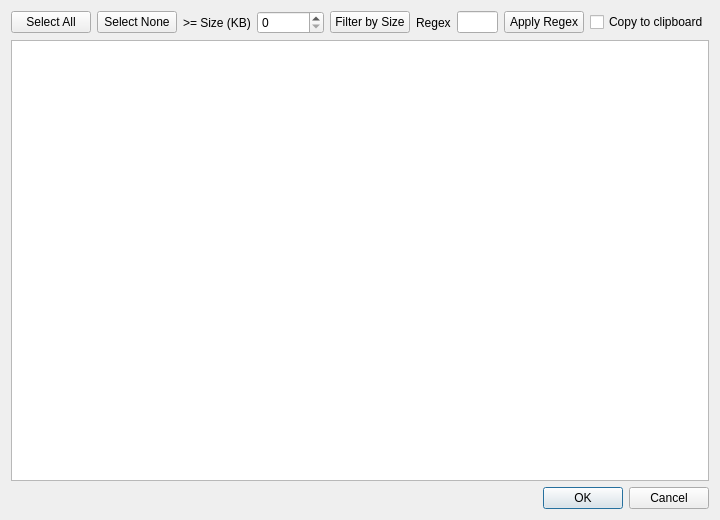
<?xml version="1.0" encoding="UTF-8"?>
<ui version="4.0">
 <class>FileBrowserDialog</class>
 <widget class="QDialog" name="FileBrowserDialog">
  <property name="geometry">
   <rect><x>0</x><y>0</y><width>720</width><height>520</height></rect>
  </property>
  <property name="windowTitle">
   <string>File Browser</string>
  </property>
  <layout class="QVBoxLayout" name="verticalLayout">
   <item>
    <layout class="QHBoxLayout" name="filterLayout">
     <item><widget class="QPushButton" name="selectAllButton"><property name="text"><string>Select All</string></property></widget></item>
     <item><widget class="QPushButton" name="selectNoneButton"><property name="text"><string>Select None</string></property></widget></item>
     <item><widget class="QLabel" name="sizeLabel"><property name="text"><string>&gt;= Size (KB)</string></property></widget></item>
     <item><widget class="QSpinBox" name="sizeSpin"><property name="maximum"><number>1048576</number></property><property name="value"><number>0</number></property></widget></item>
     <item><widget class="QPushButton" name="selectBySizeButton"><property name="text"><string>Filter by Size</string></property></widget></item>
     <item><widget class="QLabel" name="regexLabel"><property name="text"><string>Regex</string></property></widget></item>
     <item><widget class="QLineEdit" name="regexEdit"/></item>
     <item><widget class="QPushButton" name="regexApplyButton"><property name="text"><string>Apply Regex</string></property></widget></item>
     <item><widget class="QCheckBox" name="clipboardCheck"><property name="text"><string>Copy to clipboard</string></property></widget></item>
    </layout>
   </item>
   <item>
    <widget class="QTreeView" name="treeView">
     <property name="alternatingRowColors"><bool>true</bool></property>
     <property name="headerHidden"><bool>false</bool></property>
    </widget>
   </item>
   <item>
    <widget class="QDialogButtonBox" name="buttonBox">
     <property name="orientation"><enum>Qt::Horizontal</enum></property>
     <property name="standardButtons"><set>QDialogButtonBox::Cancel|QDialogButtonBox::Ok</set></property>
    </widget>
   </item>
  </layout>
 </widget>
 <resources/>
 <connections/>
</ui>
